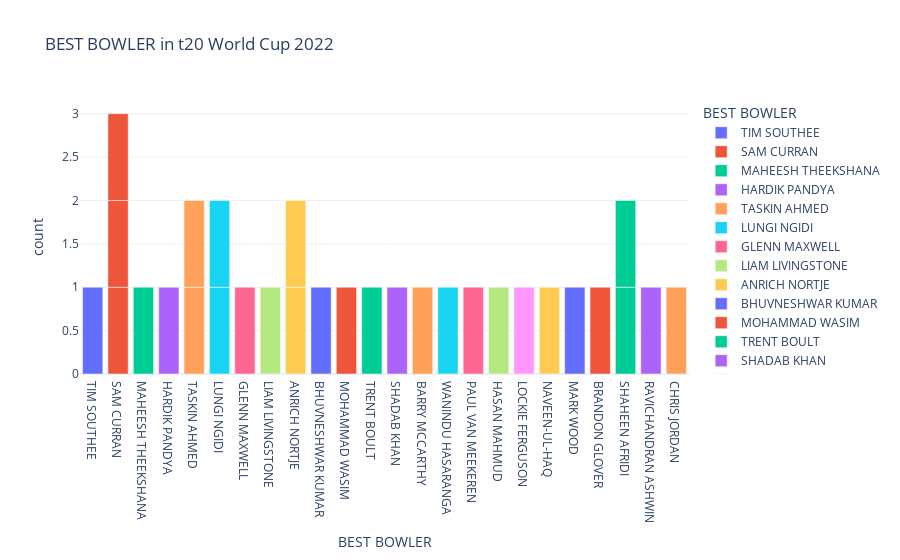

The notebook cell saved with this chart:
### Code cell
figure = px.bar(data,
               x=data["BEST BOWLER"],
               color=data["BEST BOWLER"],
               title="BEST BOWLER in t20 World Cup 2022")
figure.show()

### Figure 1 — Plotly figure (JSON) as saved in the notebook; plotly's stock layout.template omitted (floating-point values rounded to 4 significant figures)
{"data": [{"alignmentgroup": "True", "hovertemplate": "BEST BOWLER=%{x}<br>count=%{y}<extra></extra>", "legendgroup": "TIM SOUTHEE", "marker": {"color": "#636efa", "pattern": {"shape": ""}}, "name": "TIM SOUTHEE", "offsetgroup": "TIM SOUTHEE", "orientation": "v", "showlegend": true, "textposition": "auto", "type": "bar", "x": ["TIM SOUTHEE"], "xaxis": "x", "y": [1], "yaxis": "y"}, {"alignmentgroup": "True", "hovertemplate": "BEST BOWLER=%{x}<br>count=%{y}<extra></extra>", "legendgroup": "SAM CURRAN", "marker": {"color": "#EF553B", "pattern": {"shape": ""}}, "name": "SAM CURRAN", "offsetgroup": "SAM CURRAN", "orientation": "v", "showlegend": true, "textposition": "auto", "type": "bar", "x": ["SAM CURRAN", "SAM CURRAN", "SAM CURRAN"], "xaxis": "x", "y": [1, 1, 1], "yaxis": "y"}, {"alignmentgroup": "True", "hovertemplate": "BEST BOWLER=%{x}<br>count=%{y}<extra></extra>", "legendgroup": "MAHEESH THEEKSHANA", "marker": {"color": "#00cc96", "pattern": {"shape": ""}}, "name": "MAHEESH THEEKSHANA", "offsetgroup": "MAHEESH THEEKSHANA", "orientation": "v", "showlegend": true, "textposition": "auto", "type": "bar", "x": ["MAHEESH THEEKSHANA"], "xaxis": "x", "y": [1], "yaxis": "y"}, {"alignmentgroup": "True", "hovertemplate": "BEST BOWLER=%{x}<br>count=%{y}<extra></extra>", "legendgroup": "HARDIK PANDYA", "marker": {"color": "#ab63fa", "pattern": {"shape": ""}}, "name": "HARDIK PANDYA", "offsetgroup": "HARDIK PANDYA", "orientation": "v", "showlegend": true, "textposition": "auto", "type": "bar", "x": ["HARDIK PANDYA"], "xaxis": "x", "y": [1], "yaxis": "y"}, {"alignmentgroup": "True", "hovertemplate": "BEST BOWLER=%{x}<br>count=%{y}<extra></extra>", "legendgroup": "TASKIN AHMED", "marker": {"color": "#FFA15A", "pattern": {"shape": ""}}, "name": "TASKIN AHMED", "offsetgroup": "TASKIN AHMED", "orientation": "v", "showlegend": true, "textposition": "auto", "type": "bar", "x": ["TASKIN AHMED", "TASKIN AHMED"], "xaxis": "x", "y": [1, 1], "yaxis": "y"}, {"alignmentgroup": "True", "hovertemplate": "BEST BOWLER=%{x}<br>count=%{y}<extra></extra>", "legendgroup": "LUNGI NGIDI", "marker": {"color": "#19d3f3", "pattern": {"shape": ""}}, "name": "LUNGI NGIDI", "offsetgroup": "LUNGI NGIDI", "orientation": "v", "showlegend": true, "textposition": "auto", "type": "bar", "x": ["LUNGI NGIDI", "LUNGI NGIDI"], "xaxis": "x", "y": [1, 1], "yaxis": "y"}, {"alignmentgroup": "True", "hovertemplate": "BEST BOWLER=%{x}<br>count=%{y}<extra></extra>", "legendgroup": "GLENN MAXWELL", "marker": {"color": "#FF6692", "pattern": {"shape": ""}}, "name": "GLENN MAXWELL", "offsetgroup": "GLENN MAXWELL", "orientation": "v", "showlegend": true, "textposition": "auto", "type": "bar", "x": ["GLENN MAXWELL"], "xaxis": "x", "y": [1], "yaxis": "y"}, {"alignmentgroup": "True", "hovertemplate": "BEST BOWLER=%{x}<br>count=%{y}<extra></extra>", "legendgroup": "LIAM LIVINGSTONE", "marker": {"color": "#B6E880", "pattern": {"shape": ""}}, "name": "LIAM LIVINGSTONE", "offsetgroup": "LIAM LIVINGSTONE", "orientation": "v", "showlegend": true, "textposition": "auto", "type": "bar", "x": ["LIAM LIVINGSTONE"], "xaxis": "x", "y": [1], "yaxis": "y"}, {"alignmentgroup": "True", "hovertemplate": "BEST BOWLER=%{x}<br>count=%{y}<extra></extra>", "legendgroup": "ANRICH NORTJE", "marker": {"color": "#FECB52", "pattern": {"shape": ""}}, "name": "ANRICH NORTJE", "offsetgroup": "ANRICH NORTJE", "orientation": "v", "showlegend": true, "textposition": "auto", "type": "bar", "x": ["ANRICH NORTJE", "ANRICH NORTJE"], "xaxis": "x", "y": [1, 1], "yaxis": "y"}, {"alignmentgroup": "True", "hovertemplate": "BEST BOWLER=%{x}<br>count=%{y}<extra></extra>", "legendgroup": "BHUVNESHWAR KUMAR", "marker": {"color": "#636efa", "pattern": {"shape": ""}}, "name": "BHUVNESHWAR KUMAR", "offsetgroup": "BHUVNESHWAR KUMAR", "orientation": "v", "showlegend": true, "textposition": "auto", "type": "bar", "x": ["BHUVNESHWAR KUMAR"], "xaxis": "x", "y": [1], "yaxis": "y"}, {"alignmentgroup": "True", "hovertemplate": "BEST BOWLER=%{x}<br>count=%{y}<extra></extra>", "legendgroup": "MOHAMMAD WASIM", "marker": {"color": "#EF553B", "pattern": {"shape": ""}}, "name": "MOHAMMAD WASIM", "offsetgroup": "MOHAMMAD WASIM", "orientation": "v", "showlegend": true, "textposition": "auto", "type": "bar", "x": ["MOHAMMAD WASIM"], "xaxis": "x", "y": [1], "yaxis": "y"}, {"alignmentgroup": "True", "hovertemplate": "BEST BOWLER=%{x}<br>count=%{y}<extra></extra>", "legendgroup": "TRENT BOULT", "marker": {"color": "#00cc96", "pattern": {"shape": ""}}, "name": "TRENT BOULT", "offsetgroup": "TRENT BOULT", "orientation": "v", "showlegend": true, "textposition": "auto", "type": "bar", "x": ["TRENT BOULT"], "xaxis": "x", "y": [1], "yaxis": "y"}, {"alignmentgroup": "True", "hovertemplate": "BEST BOWLER=%{x}<br>count=%{y}<extra></extra>", "legendgroup": "SHADAB KHAN", "marker": {"color": "#ab63fa", "pattern": {"shape": ""}}, "name": "SHADAB KHAN", "offsetgroup": "SHADAB KHAN", "orientation": "v", "showlegend": true, "textposition": "auto", "type": "bar", "x": ["SHADAB KHAN"], "xaxis": "x", "y": [1], "yaxis": "y"}, {"alignmentgroup": "True", "hovertemplate": "BEST BOWLER=%{x}<br>count=%{y}<extra></extra>", "legendgroup": "BARRY MCCARTHY", "marker": {"color": "#FFA15A", "pattern": {"shape": ""}}, "name": "BARRY MCCARTHY", "offsetgroup": "BARRY MCCARTHY", "orientation": "v", "showlegend": true, "textposition": "auto", "type": "bar", "x": ["BARRY MCCARTHY"], "xaxis": "x", "y": [1], "yaxis": "y"}, {"alignmentgroup": "True", "hovertemplate": "BEST BOWLER=%{x}<br>count=%{y}<extra></extra>", "legendgroup": "WANINDU HASARANGA", "marker": {"color": "#19d3f3", "pattern": {"shape": ""}}, "name": "WANINDU HASARANGA", "offsetgroup": "WANINDU HASARANGA", "orientation": "v", "showlegend": true, "textposition": "auto", "type": "bar", "x": ["WANINDU HASARANGA"], "xaxis": "x", "y": [1], "yaxis": "y"}, {"alignmentgroup": "True", "hovertemplate": "BEST BOWLER=%{x}<br>count=%{y}<extra></extra>", "legendgroup": "PAUL VAN MEEKEREN", "marker": {"color": "#FF6692", "pattern": {"shape": ""}}, "name": "PAUL VAN MEEKEREN", "offsetgroup": "PAUL VAN MEEKEREN", "orientation": "v", "showlegend": true, "textposition": "auto", "type": "bar", "x": ["PAUL VAN MEEKEREN"], "xaxis": "x", "y": [1], "yaxis": "y"}, {"alignmentgroup": "True", "hovertemplate": "BEST BOWLER=%{x}<br>count=%{y}<extra></extra>", "legendgroup": "HASAN MAHMUD", "marker": {"color": "#B6E880", "pattern": {"shape": ""}}, "name": "HASAN MAHMUD", "offsetgroup": "HASAN MAHMUD", "orientation": "v", "showlegend": true, "textposition": "auto", "type": "bar", "x": ["HASAN MAHMUD"], "xaxis": "x", "y": [1], "yaxis": "y"}, {"alignmentgroup": "True", "hovertemplate": "BEST BOWLER=%{x}<br>count=%{y}<extra></extra>", "legendgroup": "LOCKIE FERGUSON", "marker": {"color": "#FF97FF", "pattern": {"shape": ""}}, "name": "LOCKIE FERGUSON", "offsetgroup": "LOCKIE FERGUSON", "orientation": "v", "showlegend": true, "textposition": "auto", "type": "bar", "x": ["LOCKIE FERGUSON"], "xaxis": "x", "y": [1], "yaxis": "y"}, {"alignmentgroup": "True", "hovertemplate": "BEST BOWLER=%{x}<br>count=%{y}<extra></extra>", "legendgroup": "NAVEEN-UL-HAQ", "marker": {"color": "#FECB52", "pattern": {"shape": ""}}, "name": "NAVEEN-UL-HAQ", "offsetgroup": "NAVEEN-UL-HAQ", "orientation": "v", "showlegend": true, "textposition": "auto", "type": "bar", "x": ["NAVEEN-UL-HAQ"], "xaxis": "x", "y": [1], "yaxis": "y"}, {"alignmentgroup": "True", "hovertemplate": "BEST BOWLER=%{x}<br>count=%{y}<extra></extra>", "legendgroup": "MARK WOOD", "marker": {"color": "#636efa", "pattern": {"shape": ""}}, "name": "MARK WOOD", "offsetgroup": "MARK WOOD", "orientation": "v", "showlegend": true, "textposition": "auto", "type": "bar", "x": ["MARK WOOD"], "xaxis": "x", "y": [1], "yaxis": "y"}, {"alignmentgroup": "True", "hovertemplate": "BEST BOWLER=%{x}<br>count=%{y}<extra></extra>", "legendgroup": "BRANDON GLOVER", "marker": {"color": "#EF553B", "pattern": {"shape": ""}}, "name": "BRANDON GLOVER", "offsetgroup": "BRANDON GLOVER", "orientation": "v", "showlegend": true, "textposition": "auto", "type": "bar", "x": ["BRANDON GLOVER"], "xaxis": "x", "y": [1], "yaxis": "y"}, {"alignmentgroup": "True", "hovertemplate": "BEST BOWLER=%{x}<br>count=%{y}<extra></extra>", "legendgroup": "SHAHEEN AFRIDI", "marker": {"color": "#00cc96", "pattern": {"shape": ""}}, "name": "SHAHEEN AFRIDI", "offsetgroup": "SHAHEEN AFRIDI", "orientation": "v", "showlegend": true, "textposition": "auto", "type": "bar", "x": ["SHAHEEN AFRIDI", "SHAHEEN AFRIDI"], "xaxis": "x", "y": [1, 1], "yaxis": "y"}, {"alignmentgroup": "True", "hovertemplate": "BEST BOWLER=%{x}<br>count=%{y}<extra></extra>", "legendgroup": "RAVICHANDRAN ASHWIN", "marker": {"color": "#ab63fa", "pattern": {"shape": ""}}, "name": "RAVICHANDRAN ASHWIN", "offsetgroup": "RAVICHANDRAN ASHWIN", "orientation": "v", "showlegend": true, "textposition": "auto", "type": "bar", "x": ["RAVICHANDRAN ASHWIN"], "xaxis": "x", "y": [1], "yaxis": "y"}, {"alignmentgroup": "True", "hovertemplate": "BEST BOWLER=%{x}<br>count=%{y}<extra></extra>", "legendgroup": "CHRIS JORDAN", "marker": {"color": "#FFA15A", "pattern": {"shape": ""}}, "name": "CHRIS JORDAN", "offsetgroup": "CHRIS JORDAN", "orientation": "v", "showlegend": true, "textposition": "auto", "type": "bar", "x": ["CHRIS JORDAN"], "xaxis": "x", "y": [1], "yaxis": "y"}], "layout": {"barmode": "relative", "legend": {"title": {"text": "BEST BOWLER"}, "tracegroupgap": 0}, "title": {"text": "BEST BOWLER in t20 World Cup 2022"}, "xaxis": {"anchor": "y", "categoryarray": ["TIM SOUTHEE", "SAM CURRAN", "MAHEESH THEEKSHANA", "HARDIK PANDYA", "TASKIN AHMED", "LUNGI NGIDI", "GLENN MAXWELL", "LIAM LIVINGSTONE", null, "ANRICH NORTJE", "BHUVNESHWAR KUMAR", "MOHAMMAD WASIM", "TRENT BOULT", "SHADAB KHAN", "BARRY MCCARTHY", "WANINDU HASARANGA", "PAUL VAN MEEKEREN", "HASAN MAHMUD", "LOCKIE FERGUSON", "NAVEEN-UL-HAQ", "MARK WOOD", "BRANDON GLOVER", "SHAHEEN AFRIDI", "RAVICHANDRAN ASHWIN", "CHRIS JORDAN"], "categoryorder": "array", "domain": [0, 1], "title": {"text": "BEST BOWLER"}}, "yaxis": {"anchor": "x", "domain": [0, 1], "title": {"text": "count"}}}}
